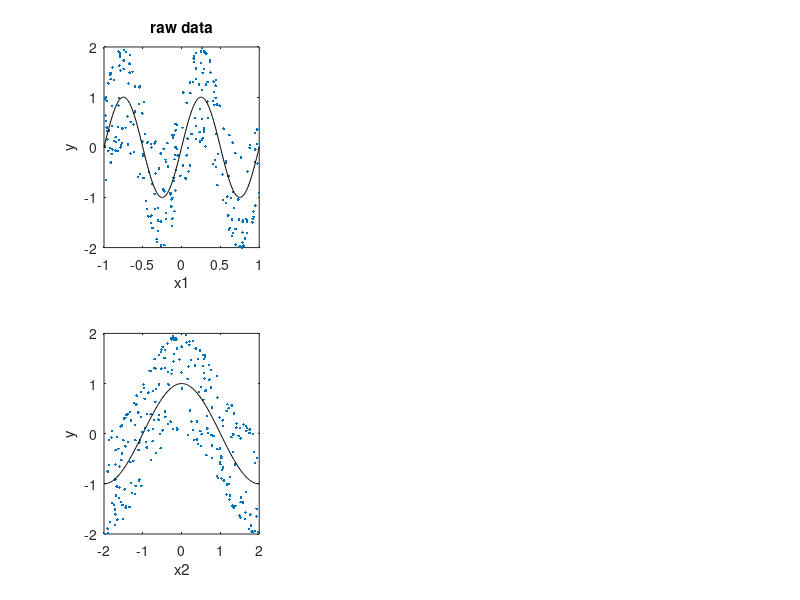

Here is the MATLAB script that generated this plot: (Note: this script raises an error after producing the figure.)
% test_SplineSumFitting.m
%
% Illustrates fitting a sum of cubic splines to data with multiple
% regressors

% 1. Set functions to fit
f1 = @(x)sin(x*2*pi);
f2 = @(x)cos(x*.5*pi);

% 2. Generate some noisy data 
nsamps = 256;  % number of points
signse = .01;
x1 = rand(nsamps,1)*2-1;
x2 = rand(nsamps,1)*4-2;
y = f1(x1)+f2(x2)+randn(nsamps,1)*signse;

subplot(231);
xvals1 = -1:.01:1;
plot(x1, y, '.', xvals1, f1(xvals1), 'k');
title('raw data');
xlabel('x1'); ylabel('y');

subplot(234);
xvals2 = -2:.02:2;
plot(x2, y, '.', xvals2, f2(xvals2), 'k');
xlabel('x2'); ylabel('y');

%% 3. Set up cubic spline parameters
dbreak = 2*.125; % spacing between break-points
ss1.breaks = -1:dbreak:1; % points of discontinuity
ss1.smoothness = 3;  % 1 + (# of times differentiable at breaks)
ss1.extrapDeg = [2,2]; % degree polynomial on each end segment 

dbreak = .5; % spacing between break-points
ss2.breaks = -2:dbreak:2; % points of discontinuity
ss2.smoothness = 3;  % 1 + (# of times differentiable at breaks)
ss2.extrapDeg = [2,3]; % degree polynomial on each end segment 

ss = {ss1,ss2};

%% Solve for ML spline params via linear regression
[fspl,splfuns] = fit_splinesum_mse(y,[x1 x2], ss);


%% 4. Make Plots: examine fits
%  Note that DC of each separate function cannot be determined, but 
%  the sum f1(x) + f2(x) accurately reproduces y.

subplot(232);
plot(xvals1, f1(xvals1), 'k', xvals1, splfuns{1}(xvals1), 'r', ...
    ss1.breaks, splfuns{1}(ss1.breaks), 'ro');
title('func 1 fit');
ylabel('y');  xlabel('x1');

subplot(235);
plot(xvals2, f2(xvals2), 'k', xvals2, splfuns{2}(xvals2), 'r', ...
    ss2.breaks, splfuns{2}(ss2.breaks), 'ro');
title('func 2 fit');
xlabel('x2');

subplot(233);
plot(y, splfuns{1}(x1), 'ro'); axis equal; axis tight;
xlabel('y');
ylabel('f1(x1)');

subplot(236);
plot(y, y, 'k', y, fspl([x1 x2]), 'ro'); axis equal; axis tight;
xlabel('y');
ylabel('f1(x1)+f2(x2)');

